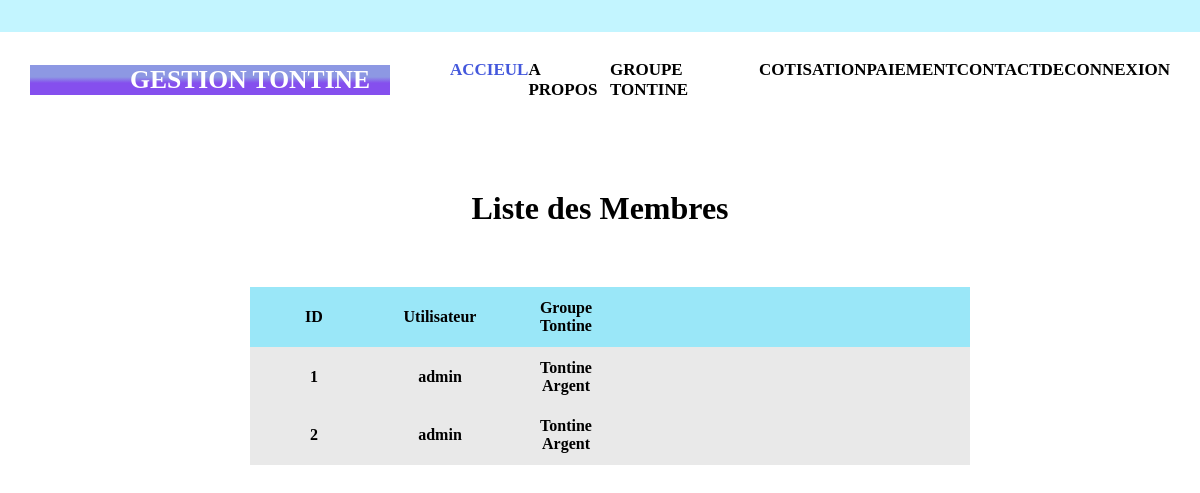
/membres/ (signed in), run on the app's committed database.
### tontine_app/models.py (models this page shows)
class Membre(models.Model):
    utilisateur = models.ForeignKey(User, on_delete=models.CASCADE)
    groupe_tontine = models.ForeignKey(GroupeTontine, on_delete=models.CASCADE)

class GroupeTontine(models.Model):
    nom = models.CharField(max_length=100)
    description = models.TextField()
    montant_cotisation = models.CharField(max_length=100)
    frequence_paiements = models.CharField(max_length=50)
    def __str__(self):
	    return  self.nom

### tontine_app/views.py (the view)
# urls.py: path("membres/", liste_member, name="membres"),
@login_required(login_url="/login/")
def liste_member(request):
    membre = Membre.objects.all()
    return render(request, "membres/liste_member.html", {"membres": membre})

### templates/membres/liste_member.html (shortened to what this page needs)
{% load static %}
<!DOCTYPE html>
<html>
<head>
	<link rel="stylesheet" type="text/css" href="{% static 'css/groupes/groupe_list.css' %}">
</head>
<body>
  <header>
    <section class="navsection">
      <div class="logo">
        <a href="{% url 'base' %}" ><h1>Gestion Tontine</h1></a>
      </div>
      <nav>
        <a href="{% url 'base' %}" >Accieul</a>
        <a href="{% url 'about' %}">A Propos</a>
        <a href="{% url 'groupes' %}">Groupe Tontine</a>
        <a href="{% url 'cotisation' %}">Cotisation</a>
        <a href="{% url 'paiement' %}">Paiement</a>
        <a href="{% url 'contacts' %}">Contact</a>
        {% if request.user.is_authenticated %}
        <a href="{% url 'logout' %}">Deconnexion</a>
        {% else %}
        <a href="{% url 'login' %}">Connexion</a>
        {% endif %}
      </nav>
    </section>
  {% block contenu %}
    <div class="wrapper" >
      <h1 style="text-align: center; padding: 10px; margin-bottom: 30px;">Liste des Membres</h1>
      <table class="table" style=" margin: 50px">
        <thead class="row header">
          <tr>
            <th class="cell" >ID</th>
            <th class="cell">Utilisateur</th>
            <th class="cell">Groupe Tontine</th>
          </tr>
        </thead>
        <tbody class="row">
        {% if membres %}
        {% for Membre in membres %}
          <tr>
            <th class="cell" data-title="">{{Membre.id}}</th>
            <th class="cell" data-title="">{{Membre.utilisateur}}</th>
            <th class="cell" data-title="">{{Membre.groupe_tontine}}</th>
          </tr>
          {% endfor %}
        </tbody>
        {% else %}
            <p>GroupeTontine vide</p>
            {% endif %}
      </table>
    </div>
  {% endblock %}
</header>
</body>
</html>

### static/css/groupes/groupe_list.css (style rules this page uses)
* { margin: 0; padding: 0; }
header { width: 100%; height: 100vh; }
.navsection { width: 100%; height: 20vh; display: flex; justify-content: space-around; align-items: center; background-image: linear-gradient(to top,#fff 80%, #c3f5ff 20%); }
.logo { width: 30%; color: #fff; background-image: linear-gradient(#8d98e3 40%, #854fee 60%); padding-left: 100px; box-sizing: border-box; }
.logo h1 { text-transform: uppercase; font-size: 1.6rem; animation: aagepiche 2s linear infinite; animation-direction: alternate; color: #fff; }
.logo a { text-decoration: none; }
nav { width: 60%; display: flex; justify-content: space-around; }
nav a { text-decoration: none; text-transform: uppercase; color: #000; font-weight: 900; font-size: 17px; position: relative; }
nav a:first-child { color: #4458dc; }
nav a:before { content: ""; position: absolute; top: 110; left: 0; width: 0; height: 22px; border-bottom: 2px solid #4458dc; transition: all 0.4s linear; }

### templates/membres/liste_member.html (style rules this page uses)
.wrapper { margin: 0 auto; padding: 20px; max-width: 800px; }
.table { display: flex; justify-content: space-evenly; flex-flow: column wrap; right: 20rem; width: 90%; color: #000; }
.row { background: #f6f6f6; display: table-row; }
.row:nth-of-type(odd) { background: #e9e9e9; }
.row.header { font-weight: 900; color: #000; background: #9ae7f8; }
.cell { width: 100px; padding: 10px 12px; display: table-cell; }

### data on the page
Membre: id "1", utilisateur "admin", groupe_tontine "Tontine Argent"
Membre: id "2", utilisateur "admin", groupe_tontine "Tontine Argent"
